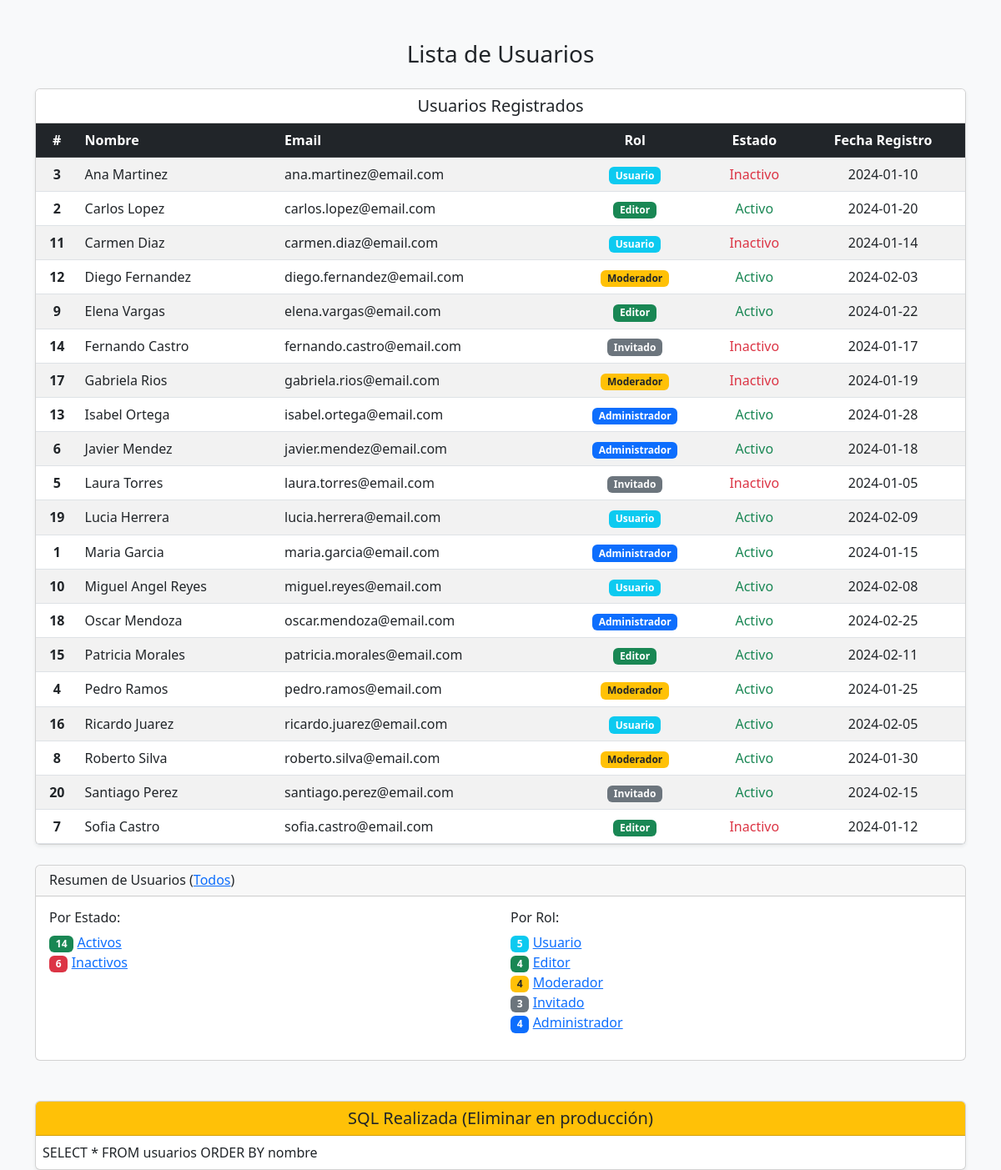
Screenshot of /usuarios/tabla_usuarios_04_bd_filtros_botones.php with the database file from the repository.
### tables this page shows
CREATE TABLE IF NOT EXISTS usuarios (
    id INT PRIMARY KEY AUTO_INCREMENT,
    nombre VARCHAR(100) NOT NULL,
    email VARCHAR(150) UNIQUE NOT NULL,
    rol ENUM('Administrador', 'Editor', 'Moderador', 'Usuario', 'Invitado') NOT NULL,
    estado ENUM('activo', 'inactivo') NOT NULL DEFAULT 'activo',
    fecha_registro DATE NOT NULL,
    fecha_creacion TIMESTAMP DEFAULT CURRENT_TIMESTAMP,
    fecha_actualizacion TIMESTAMP DEFAULT CURRENT_TIMESTAMP ON UPDATE CURRENT_TIMESTAMP
);

### usuarios/dao/include_vars.php (called while the page is built, shortened)
<?php
$continuaSql = true;
?>

### usuarios/dao/include_mysql.php (called while the page is built, shortened)
<?php
function sqlQuery($connBD, $consulta) {
	global $continuaSql;
	try {
		$cursor = null;
		if ( ($continuaSql) && (!is_null($connBD)) ) {
			@ $cursor = $connBD->query($consulta);
		}
		return $cursor;
	} catch (Exception $e) {
		$errorSql=$e->getMessage();
		$continuaSql=false;
		return null;
	}
}
function sqlResultArray($connBD, $cursor) {
	global $continuaSql;
    $arrayResult=array();
	try {
		if ( ($continuaSql) && (!is_null($cursor)) ) {
			@ $arrayResult = $cursor->fetch_all(MYSQLI_ASSOC);
		}
		return $arrayResult;
	} catch (Exception $e) {
		$errorSql=$e->getMessage();
		$continuaSql=false;
		return null;
	}
}
?>

### usuarios/tabla_usuarios_04_bd_filtros_botones.php (the view, shortened to what this page needs)
<?php
	require_once "dao/include_mysql.php";
	require_once "dao/include_vars.php";
	$condicion="";
	$sqlSelect="SELECT * FROM usuarios ".$condicion." ORDER BY nombre";
	$sqlBD = SqlConecta($hostSql, $userSql, $passSql, $basedatosSql);
	$sqlCursor=sqlQuery($sqlBD, $sqlSelect);
	$usuarios=sqlResultArray($sqlBD, $sqlCursor);
	function obtenerColorRol($rol) {
		$clases = [
				'Administrador' => 'bg-primary',
				'Editor' => 'bg-success',
				'Usuario' => 'bg-info',
				'Moderador' => 'bg-warning text-dark',
				'Invitado' => 'bg-secondary'
			];
		$resul="bg-secondary";
		if (isset($clases[$rol])) {
			$resul=$clases[$rol];
		}
		return $resul;
	}
	function obtenerClaseEstado($estado) {
		return $estado === 'activo' ? 'status-activo' : 'status-inactivo';
	}
	function obtenerTextoEstado($estado) {
		return $estado === 'activo' ? 'Activo' : 'Inactivo';
	}
?>
<!DOCTYPE html>
<html lang="es">
<head>
    <link href="extension/bootstrap/bootstrap.min.css" rel="stylesheet">
</head>
<body class="bg-light">
    <div class="container mt-5">
        <div class="row">
            <div class="col-12">
                <h1 class="h3 text-center mb-4">Lista de Usuarios</h1>
                <div class="card shadow-sm">
                    <div class="card-header bg-white text-center">
                        <h5 class="card-title mb-0">Usuarios Registrados</h5>
                    </div>
                    <div class="card-body p-0">
                        <div class="table-responsive">
                            <table class="table table-hover table-striped mb-0">
                                <thead class="table-dark">
                                    <tr>
                                        <th scope="col" class="text-center">#</th>
                                        <th scope="col">Nombre</th>
                                        <th scope="col">Email</th>
                                        <th scope="col" class="text-center">Rol</th>
                                        <th scope="col" class="text-center">Estado</th>
                                        <th scope="col" class="text-center">Fecha Registro</th>
                                    </tr>
                                </thead>
                                <tbody>
                                    <?php
                                    for ($i = 0; $i < count($usuarios); $i++) {
                                        $usuario = $usuarios[$i];
                                        $claseColorRol = obtenerColorRol($usuario['rol']);
                                        $claseEstado = obtenerClaseEstado($usuario['estado']);
                                        $textoEstado = obtenerTextoEstado($usuario['estado']);
                                    ?>
                                    <tr>
                                        <th scope="row" class="text-center"><?php echo $usuario['id']; ?></th>
                                        <td><?php echo $usuario['nombre']; ?></td>
                                        <td><?php echo $usuario['email']; ?></td>
                                        <td class="text-center">
                                            <span class="badge <?php echo $claseColorRol; ?> badge-custom">
                                                <?php echo $usuario['rol']; ?>
                                            </span>
                                        </td>
                                        <td class="text-center">
                                            <span class="<?php echo $claseEstado; ?>">
                                                <?php echo $textoEstado; ?>
                                            </span>
                                        </td>
                                        <td class="text-center"><?php echo $usuario['fecha_registro']; ?></td>
                                    </tr>
                                    <?php
                                    }
                                    ?>
                                </tbody>
                            </table>
                        </div>
                    </div>
                </div>
                <div class="card mt-4">
                    <div class="card-header">
                        <h6 class="card-title mb-0">Resumen de Usuarios (<a href="<?php echo $_SERVER['PHP_SELF']; ?>">Todos</a>)</h6>
                    </div>
                    <div class="card-body">
                        <?php
                        $activos = 0;
                        $inactivos = 0;
                        foreach ($usuarios as $usuario) {
                            if ($usuario['estado'] === 'activo') {
                                $activos++;
                            } else {
                                $inactivos++;
                            }
                        }
                        $roles = [];
                        foreach ($usuarios as $usuario) {
                            $rol = $usuario['rol'];
                            if (!isset($roles[$rol])) {
                                $roles[$rol] = 0;
                            }
                            $roles[$rol]++;
                        }
                        ?>
                        <div class="row">
                            <div class="col-md-6">
                                <h6>Por Estado:</h6>
                                <ul class="list-unstyled">
                                    <li><span class="badge bg-success"><?php echo $activos; ?></span>
										<a href="?estado=activo">Activos</a>
									</li>
                                    <li><span class="badge bg-danger"><?php echo $inactivos; ?></span>
										<a href="?estado=inactivo">Inactivos</a>
									</li>
                                </ul>
                            </div>
                            <div class="col-md-6">
                                <h6>Por Rol:</h6>
                                <ul class="list-unstyled">
                                    <?php
                                    foreach ($roles as $rol => $cantidad) {
                                        $claseColorRol = obtenerColorRol($rol);
                                        echo "<li>";
										echo "<span class='badge ".$claseColorRol."'>".$cantidad."</span> ";
										echo "<a href='?rol=".$rol."'>".$rol."</a>";
										echo "</li>";
                                    }
                                    ?>
                                </ul>
                            </div>
                        </div>
                    </div>
                </div>
            </div>
        </div>
    </div>
    <div class="container mt-5">
        <div class="row">
            <div class="col-12">
                <div class="card shadow-sm">
                    <div class="card-header bg-warning text-center">
                        <h5 class="card-title mb-0">SQL Realizada (Eliminar en producción)</h5>
                    </div>
					<div class="p-2">
						<?php echo $sqlSelect; ?>
					</div>
				</div>
			</div>
		</div>
	</div>
</body>
</html>

### usuarios/tabla_usuarios_04_bd_filtros_botones.php (style rules this page uses)
.status-activo { color: #198754; }
.status-inactivo { color: #dc3545; }
.badge-custom { font-size: 0.75em; }

### rows the page displays
usuarios: id "3", nombre "Ana Martinez", email "ana.martinez@email.com", rol "Usuario", estado "Inactivo", fecha_registro "2024-01-10"
usuarios: id "2", nombre "Carlos Lopez", email "carlos.lopez@email.com", rol "Editor", estado "Activo", fecha_registro "2024-01-20"
usuarios: id "11", nombre "Carmen Diaz", email "carmen.diaz@email.com", rol "Usuario", estado "Inactivo", fecha_registro "2024-01-14"
usuarios: id "12", nombre "Diego Fernandez", email "diego.fernandez@email.com", rol "Moderador", estado "Activo", fecha_registro "2024-02-03"
usuarios: id "9", nombre "Elena Vargas", email "elena.vargas@email.com", rol "Editor", estado "Activo", fecha_registro "2024-01-22"
usuarios: id "14", nombre "Fernando Castro", email "fernando.castro@email.com", rol "Invitado", estado "Inactivo", fecha_registro "2024-01-17"
usuarios: id "17", nombre "Gabriela Rios", email "gabriela.rios@email.com", rol "Moderador", estado "Inactivo", fecha_registro "2024-01-19"
usuarios: id "13", nombre "Isabel Ortega", email "isabel.ortega@email.com", rol "Administrador", estado "Activo", fecha_registro "2024-01-28"
usuarios: id "6", nombre "Javier Mendez", email "javier.mendez@email.com", rol "Administrador", estado "Activo", fecha_registro "2024-01-18"
usuarios: id "5", nombre "Laura Torres", email "laura.torres@email.com", rol "Invitado", estado "Inactivo", fecha_registro "2024-01-05"
usuarios: id "19", nombre "Lucia Herrera", email "lucia.herrera@email.com", rol "Usuario", estado "Activo", fecha_registro "2024-02-09"
usuarios: id "1", nombre "Maria Garcia", email "maria.garcia@email.com", rol "Administrador", estado "Activo", fecha_registro "2024-01-15"
usuarios: id "10", nombre "Miguel Angel Reyes", email "miguel.reyes@email.com", rol "Usuario", estado "Activo", fecha_registro "2024-02-08"
usuarios: id "18", nombre "Oscar Mendoza", email "oscar.mendoza@email.com", rol "Administrador", estado "Activo", fecha_registro "2024-02-25"
usuarios: id "15", nombre "Patricia Morales", email "patricia.morales@email.com", rol "Editor", estado "Activo", fecha_registro "2024-02-11"
usuarios: id "4", nombre "Pedro Ramos", email "pedro.ramos@email.com", rol "Moderador", estado "Activo", fecha_registro "2024-01-25"
usuarios: id "16", nombre "Ricardo Juarez", email "ricardo.juarez@email.com", rol "Usuario", estado "Activo", fecha_registro "2024-02-05"
usuarios: id "8", nombre "Roberto Silva", email "roberto.silva@email.com", rol "Moderador", estado "Activo", fecha_registro "2024-01-30"
usuarios: id "20", nombre "Santiago Perez", email "santiago.perez@email.com", rol "Invitado", estado "Activo", fecha_registro "2024-02-15"
usuarios: id "7", nombre "Sofia Castro", email "sofia.castro@email.com", rol "Editor", estado "Inactivo", fecha_registro "2024-01-12"

### other values shown
$activos "14"
$inactivos "6"
$cantidad "5"
$rol "Usuario"
$rol "Editor"
$rol "Moderador"
$cantidad "3"
$rol "Invitado"
$rol "Administrador"
$sqlSelect "SELECT * FROM usuarios ORDER BY nombre"
